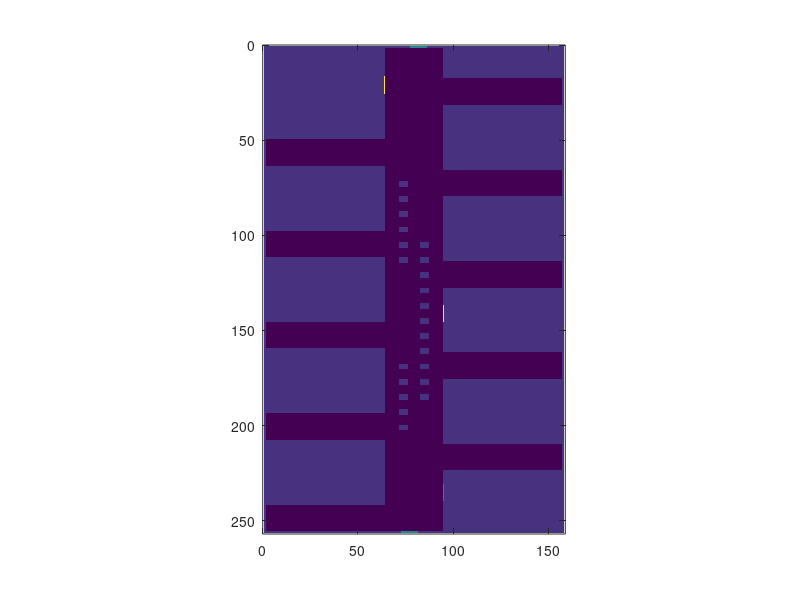

Source code (MATLAB): (Note: this script raises an error after producing the figure.)
clear; clc;

% Flagfield definitions (multiple boundaries)
FLUID           = 0;
NO_SLIP         = 1;
FREE_SLIP       = 2;
OUTFLOW         = 3;

MOVING_WALL     = 10;

INFLOW          = 30;
INFLOW_1        = 31;
INFLOW_2        = 32;
INFLOW_3        = 33;
INFLOW_4        = 34;
INFLOW_5        = 35;

PRESSURE_IN     = 50;
PRESSURE_IN_1   = 51;
PRESSURE_IN_2   = 52;
PRESSURE_IN_3   = 53;
PRESSURE_IN_4   = 54;
PRESSURE_IN_5   = 55;

PARALLEL_BOUNDARY = 7;


% Set this
x = 8;

% Dimensions for the hall and the wings
% l=length (x), w=width (y), h=height (z), d=distance
hall_l = 32*x;
hall_w = 4*x;
hall_h = 1;  

wing_l = 2*x;
wing_w = 8*x;
wing_h = 1;
wing_d = 4*x;

% Canvas size
Nx = hall_l;
Ny = wing_w - 1 + hall_w - 1 + wing_w;
Nz = hall_h;

% Initialize the canvas (MI building)
MI = NO_SLIP * ones(Nx, Ny, Nz);

% Construct the main hall
Hall = NO_SLIP * ones(hall_l, hall_w, hall_h);
Hall(2:hall_l-1, 2:hall_w-1, :) = FLUID;

% Add the doors
% North door (main entrance)
x_pos = 1 + 2*x;
y_pos = 1;
door_size = x;
Hall(x_pos:x_pos+door_size, y_pos, :) = INFLOW_1;

% East door (LRZ)
x_pos = 1;
y_pos = hall_w - 1 - 2*x;
door_size = x;
Hall(x_pos, y_pos:y_pos+door_size, :) = OUTFLOW;

% Cantine door
x_pos = 1 + wing_l + 2*(wing_l + wing_d) + wing_l + x;
y_pos = hall_w;
door_size = x;
Hall(x_pos:x_pos+door_size, y_pos, :) = INFLOW_2;

% South door (side door, library)
x_pos = hall_l-3*x-1;
y_pos = hall_w;
door_size = x;
Hall(x_pos:x_pos+door_size, y_pos, :) = OUTFLOW;

% West door (back entrance)
x_pos = hall_l;
y_pos = 1 + x + 1;
door_size = x;
Hall(x_pos, y_pos:y_pos+door_size, :) = OUTFLOW;

% Add the tables (at least x=4 is required)
if (x>=4)
    table_l = x/4;
    table_w = x/2;
    table_d = x;
    
    % North-east set (Rechnerhalle)
    start_x = wing_l + wing_d + wing_l + x;
    end_x = start_x + table_l;
    start_y = 1 + x;
    end_y = start_y + table_w;
    Hall(start_x:end_x, start_y:end_y, :) = NO_SLIP;

    for i=1:5
        start_x = start_x + table_d;
        end_x = end_x + table_d;
        Hall(start_x:end_x, start_y:end_y, :) = NO_SLIP;
    end

    % North-west set (Tree)
    start_x = start_x + wing_l + wing_d;
    end_x = start_x + table_l;

    for i=1:5
        start_x = start_x + table_d;
        end_x = end_x + table_d;
        Hall(start_x:end_x, start_y:end_y, :) = NO_SLIP;
    end

    % South set (Cantine)
    start_x = 2*(wing_l + wing_d) + x;
    end_x = start_x + table_l;
    start_y = hall_w -1 -x - table_w + 1;
    end_y = start_y + table_w;
    Hall(start_x:end_x, start_y:end_y, :) = NO_SLIP;

    for i=1:10
        start_x = start_x + table_d;
        end_x = end_x + table_d;
        Hall(start_x:end_x, start_y:end_y, :) = NO_SLIP;
    end
end

% Put the main hall in place
MI(: , wing_w:wing_w+hall_w-1, : ) = Hall;

% Construct a north wing
WingN = NO_SLIP * ones(wing_l, wing_w, wing_h);
WingN(2:wing_l-1, 2:wing_w-1, :) = FLUID;
WingN(2:wing_l-1, wing_w, :) = FLUID;
% WingN(2:wing_l-1, wing_w, :) = PARALLEL_BOUNDARY;

% Put the north wings in place
xpos = wing_l + wing_d + 1; % one wing + distance + east boundary
ypos = 1;
MI(xpos:xpos+wing_l-1, ypos:ypos+wing_w-1, :) = WingN; 

xpos = xpos + wing_l + wing_d;
MI(xpos:xpos+wing_l-1, ypos:ypos+wing_w-1, :) = WingN; 

xpos = xpos + wing_l + wing_d;
MI(xpos:xpos+wing_l-1, ypos:ypos+wing_w-1, :) = WingN; 

xpos = xpos + wing_l + wing_d;
MI(xpos:xpos+wing_l-1, ypos:ypos+wing_w-1, :) = WingN; 

xpos = xpos + wing_l + wing_d;
MI(xpos:xpos+wing_l-1, ypos:ypos+wing_w-1, :) = WingN; 

% Construct a south wing
WingS = NO_SLIP * ones(wing_l, wing_w, wing_h);
WingS(2:wing_l-1, 2:wing_w-1, :) = FLUID;
WingS(2:wing_l-1, 1, :) = FLUID; 
% WingS(2:wing_l-1, 1, :) = PARALLEL_BOUNDARY; 

% Put the south wings in place
xpos = wing_l + 1; % one wing + east boundary
ypos = wing_w -1 + hall_w;
MI(xpos:xpos+wing_l-1, ypos:ypos+wing_w-1, :) = WingS; 

xpos = xpos + wing_l + wing_d;
MI(xpos:xpos+wing_l-1, ypos:ypos+wing_w-1, :) = WingS; 

xpos = xpos + wing_l + wing_d;
MI(xpos:xpos+wing_l-1, ypos:ypos+wing_w-1, :) = WingS; 

xpos = xpos + wing_l + wing_d;
MI(xpos:xpos+wing_l-1, ypos:ypos+wing_w-1, :) = WingS; 

xpos = xpos + wing_l + wing_d;
MI(xpos:xpos+wing_l-1, ypos:ypos+wing_w-1, :) = WingS; 

% Visualize the domain
image(10*MI(:,:,1));
axis equal
xlim([0 Ny + 1]) % x for the graph only
ylim([0 Nx + 1]) % y for the graph only

% Write pgm files
% Main Hall
n_cpus = 4;
hall_part_l = hall_l / n_cpus;
if (mod(hall_l, n_cpus) ~= 0)
    printf('Careful! Hall not divisible by number of cpus!')
end
x_start = 1;
x_end = hall_part_l;
y_start = wing_w;
y_end = y_start + hall_w -1;
% ATTENTION: For this, first assign the boundary of each wing to be parallel boundary and take a copy of the wing files.
% I will make it automatic later.
part_0 = [MI(x_start:x_end, y_start:y_end, :); PARALLEL_BOUNDARY*ones(1, hall_w, hall_h)];
dlmwrite('pgm/cpu_0.pgm', part_0, 'delimiter', ' ')

x_start = x_start + hall_part_l;
x_end = x_end + hall_part_l;
part_1 = [PARALLEL_BOUNDARY*ones(1, hall_w, hall_h); MI(x_start:x_end, y_start:y_end, :); PARALLEL_BOUNDARY*ones(1, hall_w, hall_h)];
dlmwrite('pgm/cpu_1.pgm', part_1, 'delimiter', ' ')

x_start = x_start + hall_part_l;
x_end = x_end + hall_part_l;
part_2 = [PARALLEL_BOUNDARY*ones(1, hall_w, hall_h); MI(x_start:x_end, y_start:y_end, :); PARALLEL_BOUNDARY*ones(1, hall_w, hall_h)];
dlmwrite('pgm/cpu_2.pgm', part_2, 'delimiter', ' ')

x_start = x_start + hall_part_l;
x_end = x_end + hall_part_l;
part_3 = [PARALLEL_BOUNDARY*ones(1, hall_w, hall_h); MI(x_start:x_end, y_start:y_end, :)];
dlmwrite('pgm/cpu_3.pgm', part_3, 'delimiter', ' ')

% North wings
WingN_par = [WingN PARALLEL_BOUNDARY * ones(wing_l, 1, wing_h)];
dlmwrite('pgm/cpu_4.pgm', WingN_par, 'delimiter', ' ')
dlmwrite('pgm/cpu_5.pgm', WingN_par, 'delimiter', ' ')
dlmwrite('pgm/cpu_6.pgm', WingN_par, 'delimiter', ' ')
dlmwrite('pgm/cpu_7.pgm', WingN_par, 'delimiter', ' ')
dlmwrite('pgm/cpu_8.pgm', WingN_par, 'delimiter', ' ')

% South wings
WingS_par = [PARALLEL_BOUNDARY * ones(wing_l, 1, wing_h) WingS];
dlmwrite('pgm/cpu_9.pgm',  WingS_par, 'delimiter', ' ')
dlmwrite('pgm/cpu_10.pgm', WingS_par, 'delimiter', ' ')
dlmwrite('pgm/cpu_11.pgm', WingS_par, 'delimiter', ' ')
dlmwrite('pgm/cpu_12.pgm', WingS_par, 'delimiter', ' ')
dlmwrite('pgm/cpu_13.pgm', WingS_par, 'delimiter', ' ')
